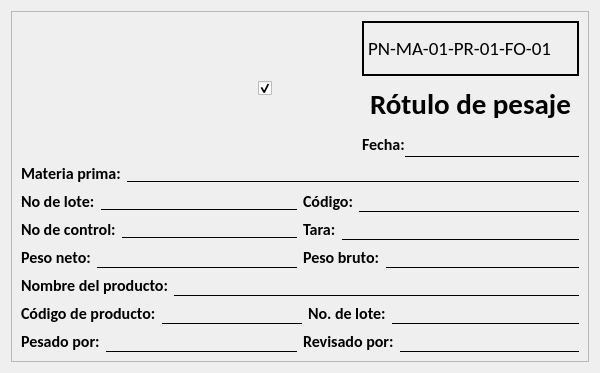
<?xml version="1.0" encoding="UTF-8"?>
<ui version="4.0">
 <class>Form</class>
 <widget class="QWidget" name="Form">
  <property name="geometry">
   <rect>
    <x>0</x>
    <y>0</y>
    <width>600</width>
    <height>373</height>
   </rect>
  </property>
  <property name="windowTitle">
   <string>Form</string>
  </property>
  <layout class="QVBoxLayout" name="verticalLayout_5">
   <item>
    <widget class="QFrame" name="frame">
     <property name="frameShape">
      <enum>QFrame::Shape::StyledPanel</enum>
     </property>
     <property name="frameShadow">
      <enum>QFrame::Shadow::Plain</enum>
     </property>
     <property name="lineWidth">
      <number>2</number>
     </property>
     <layout class="QVBoxLayout" name="verticalLayout">
      <item>
       <layout class="QVBoxLayout" name="centralwidget_6">
        <item>
         <layout class="QHBoxLayout" name="horizontalLayout_99">
          <item>
           <widget class="QLabel" name="imageRot_6">
            <property name="minimumSize">
             <size>
              <width>231</width>
              <height>81</height>
             </size>
            </property>
            <property name="maximumSize">
             <size>
              <width>231</width>
              <height>81</height>
             </size>
            </property>
            <property name="text">
             <string/>
            </property>
            <property name="pixmap">
             <pixmap>../../media/logo-byspro.png</pixmap>
            </property>
            <property name="scaledContents">
             <bool>true</bool>
            </property>
           </widget>
          </item>
          <item>
           <widget class="QCheckBox" name="checkSyncDate">
            <property name="cursor">
             <cursorShape>PointingHandCursor</cursorShape>
            </property>
            <property name="text">
             <string/>
            </property>
            <property name="checked">
             <bool>true</bool>
            </property>
           </widget>
          </item>
          <item>
           <spacer name="horizontalSpacer_6">
            <property name="orientation">
             <enum>Qt::Orientation::Horizontal</enum>
            </property>
            <property name="sizeHint" stdset="0">
             <size>
              <width>68</width>
              <height>20</height>
             </size>
            </property>
           </spacer>
          </item>
          <item>
           <layout class="QVBoxLayout" name="verticalLayout_7">
            <property name="spacing">
             <number>0</number>
            </property>
            <item>
             <widget class="QLabel" name="label_88">
              <property name="font">
               <font>
                <family>Calibri</family>
                <pointsize>14</pointsize>
               </font>
              </property>
              <property name="styleSheet">
               <string notr="true">border: 2px solid black; </string>
              </property>
              <property name="text">
               <string>PN-MA-01-PR-01-FO-01</string>
              </property>
             </widget>
            </item>
            <item>
             <widget class="QLabel" name="label_89">
              <property name="font">
               <font>
                <family>Calibri</family>
                <pointsize>22</pointsize>
                <bold>true</bold>
               </font>
              </property>
              <property name="text">
               <string>Rótulo de pesaje</string>
              </property>
              <property name="alignment">
               <set>Qt::AlignmentFlag::AlignCenter</set>
              </property>
             </widget>
            </item>
            <item>
             <layout class="QHBoxLayout" name="horizontalLayout_100">
              <item>
               <widget class="QLabel" name="label_90">
                <property name="font">
                 <font>
                  <family>Calibri</family>
                  <pointsize>12</pointsize>
                  <bold>true</bold>
                 </font>
                </property>
                <property name="text">
                 <string>Fecha:</string>
                </property>
               </widget>
              </item>
              <item>
               <widget class="QLineEdit" name="inputDate">
                <property name="font">
                 <font>
                  <pointsize>14</pointsize>
                 </font>
                </property>
                <property name="styleSheet">
                 <string notr="true">border: none;
border-bottom: 1px solid black; background-color: transparent;</string>
                </property>
                <property name="text">
                 <string/>
                </property>
                <property name="alignment">
                 <set>Qt::AlignmentFlag::AlignCenter</set>
                </property>
               </widget>
              </item>
             </layout>
            </item>
           </layout>
          </item>
         </layout>
        </item>
        <item>
         <layout class="QHBoxLayout" name="horizontalLayout_101">
          <item>
           <widget class="QLabel" name="label_91">
            <property name="font">
             <font>
              <family>Calibri</family>
              <pointsize>12</pointsize>
              <bold>true</bold>
             </font>
            </property>
            <property name="text">
             <string>Materia prima:</string>
            </property>
           </widget>
          </item>
          <item>
           <widget class="QLineEdit" name="inputMateriaPrima">
            <property name="font">
             <font>
              <pointsize>10</pointsize>
             </font>
            </property>
            <property name="styleSheet">
             <string notr="true">border: none;
border-bottom: 1px solid black; background-color: transparent;</string>
            </property>
            <property name="alignment">
             <set>Qt::AlignmentFlag::AlignCenter</set>
            </property>
           </widget>
          </item>
         </layout>
        </item>
        <item>
         <layout class="QHBoxLayout" name="horizontalLayout_102">
          <item>
           <layout class="QHBoxLayout" name="horizontalLayout_103">
            <item>
             <widget class="QLabel" name="label_92">
              <property name="font">
               <font>
                <family>Calibri</family>
                <pointsize>12</pointsize>
                <bold>true</bold>
               </font>
              </property>
              <property name="text">
               <string>No de lote:</string>
              </property>
             </widget>
            </item>
            <item>
             <widget class="QLineEdit" name="inputBatchMateriaPrima">
              <property name="font">
               <font>
                <pointsize>10</pointsize>
               </font>
              </property>
              <property name="styleSheet">
               <string notr="true">border: none;
border-bottom: 1px solid black; background-color: transparent;</string>
              </property>
              <property name="alignment">
               <set>Qt::AlignmentFlag::AlignCenter</set>
              </property>
             </widget>
            </item>
           </layout>
          </item>
          <item>
           <layout class="QHBoxLayout" name="horizontalLayout_104">
            <item>
             <widget class="QLabel" name="label_93">
              <property name="font">
               <font>
                <family>Calibri</family>
                <pointsize>12</pointsize>
                <bold>true</bold>
               </font>
              </property>
              <property name="text">
               <string>Código:</string>
              </property>
             </widget>
            </item>
            <item>
             <widget class="QLineEdit" name="inputCodeMateriaPrima">
              <property name="font">
               <font>
                <pointsize>12</pointsize>
               </font>
              </property>
              <property name="styleSheet">
               <string notr="true">border: none;
border-bottom: 1px solid black; background-color: transparent;</string>
              </property>
              <property name="alignment">
               <set>Qt::AlignmentFlag::AlignCenter</set>
              </property>
             </widget>
            </item>
           </layout>
          </item>
         </layout>
        </item>
        <item>
         <layout class="QHBoxLayout" name="horizontalLayout_105">
          <item>
           <layout class="QHBoxLayout" name="horizontalLayout_106">
            <item>
             <widget class="QLabel" name="label_94">
              <property name="font">
               <font>
                <family>Calibri</family>
                <pointsize>12</pointsize>
                <bold>true</bold>
               </font>
              </property>
              <property name="text">
               <string>No de control:</string>
              </property>
             </widget>
            </item>
            <item>
             <widget class="QLineEdit" name="inputNumControl">
              <property name="font">
               <font>
                <pointsize>10</pointsize>
               </font>
              </property>
              <property name="styleSheet">
               <string notr="true">border: none;
border-bottom: 1px solid black; background-color: transparent;</string>
              </property>
              <property name="alignment">
               <set>Qt::AlignmentFlag::AlignCenter</set>
              </property>
             </widget>
            </item>
           </layout>
          </item>
          <item>
           <layout class="QHBoxLayout" name="horizontalLayout_107">
            <property name="sizeConstraint">
             <enum>QLayout::SizeConstraint::SetDefaultConstraint</enum>
            </property>
            <property name="rightMargin">
             <number>0</number>
            </property>
            <item>
             <widget class="QLabel" name="label_95">
              <property name="font">
               <font>
                <family>Calibri</family>
                <pointsize>12</pointsize>
                <bold>true</bold>
               </font>
              </property>
              <property name="text">
               <string>Tara:</string>
              </property>
             </widget>
            </item>
            <item>
             <widget class="QLineEdit" name="inputTara">
              <property name="font">
               <font>
                <pointsize>12</pointsize>
               </font>
              </property>
              <property name="styleSheet">
               <string notr="true">border: none;
border-bottom: 1px solid black; background-color: transparent;</string>
              </property>
              <property name="alignment">
               <set>Qt::AlignmentFlag::AlignCenter</set>
              </property>
             </widget>
            </item>
           </layout>
          </item>
         </layout>
        </item>
        <item>
         <layout class="QHBoxLayout" name="horizontalLayout_108">
          <item>
           <layout class="QHBoxLayout" name="horizontalLayout_109">
            <item>
             <widget class="QLabel" name="label_96">
              <property name="font">
               <font>
                <family>Calibri</family>
                <pointsize>12</pointsize>
                <bold>true</bold>
               </font>
              </property>
              <property name="text">
               <string>Peso neto:</string>
              </property>
             </widget>
            </item>
            <item>
             <widget class="QLineEdit" name="inputPesoNeto">
              <property name="font">
               <font>
                <pointsize>12</pointsize>
               </font>
              </property>
              <property name="styleSheet">
               <string notr="true">border: none;
border-bottom: 1px solid black; background-color: transparent;</string>
              </property>
              <property name="alignment">
               <set>Qt::AlignmentFlag::AlignCenter</set>
              </property>
             </widget>
            </item>
           </layout>
          </item>
          <item>
           <layout class="QHBoxLayout" name="horizontalLayout_110">
            <item>
             <widget class="QLabel" name="label_97">
              <property name="font">
               <font>
                <family>Calibri</family>
                <pointsize>12</pointsize>
                <bold>true</bold>
               </font>
              </property>
              <property name="text">
               <string>Peso bruto:</string>
              </property>
             </widget>
            </item>
            <item>
             <widget class="QLineEdit" name="inputPesoBruto">
              <property name="font">
               <font>
                <pointsize>12</pointsize>
               </font>
              </property>
              <property name="styleSheet">
               <string notr="true">border: none;
border-bottom: 1px solid black; background-color: transparent;</string>
              </property>
              <property name="alignment">
               <set>Qt::AlignmentFlag::AlignCenter</set>
              </property>
             </widget>
            </item>
           </layout>
          </item>
         </layout>
        </item>
        <item>
         <layout class="QHBoxLayout" name="horizontalLayout_111">
          <item>
           <widget class="QLabel" name="label_98">
            <property name="font">
             <font>
              <family>Calibri</family>
              <pointsize>12</pointsize>
              <bold>true</bold>
             </font>
            </property>
            <property name="text">
             <string>Nombre del producto:</string>
            </property>
           </widget>
          </item>
          <item>
           <widget class="QLineEdit" name="inputName">
            <property name="font">
             <font>
              <pointsize>12</pointsize>
             </font>
            </property>
            <property name="styleSheet">
             <string notr="true">border: none;
border-bottom: 1px solid black; background-color: transparent;</string>
            </property>
            <property name="alignment">
             <set>Qt::AlignmentFlag::AlignCenter</set>
            </property>
           </widget>
          </item>
         </layout>
        </item>
        <item>
         <layout class="QHBoxLayout" name="horizontalLayout_112">
          <item>
           <layout class="QHBoxLayout" name="horizontalLayout_113">
            <item>
             <widget class="QLabel" name="label_99">
              <property name="font">
               <font>
                <family>Calibri</family>
                <pointsize>12</pointsize>
                <bold>true</bold>
               </font>
              </property>
              <property name="text">
               <string>Código de producto:</string>
              </property>
             </widget>
            </item>
            <item>
             <widget class="QLineEdit" name="inputCode">
              <property name="font">
               <font>
                <pointsize>12</pointsize>
               </font>
              </property>
              <property name="styleSheet">
               <string notr="true">border: none;
border-bottom: 1px solid black; background-color: transparent;</string>
              </property>
              <property name="alignment">
               <set>Qt::AlignmentFlag::AlignCenter</set>
              </property>
             </widget>
            </item>
           </layout>
          </item>
          <item>
           <layout class="QHBoxLayout" name="horizontalLayout_114">
            <item>
             <widget class="QLabel" name="label_100">
              <property name="font">
               <font>
                <family>Calibri</family>
                <pointsize>12</pointsize>
                <bold>true</bold>
               </font>
              </property>
              <property name="text">
               <string>No. de lote:</string>
              </property>
             </widget>
            </item>
            <item>
             <widget class="QLineEdit" name="inputBatch">
              <property name="font">
               <font>
                <pointsize>12</pointsize>
               </font>
              </property>
              <property name="styleSheet">
               <string notr="true">border: none;
border-bottom: 1px solid black; background-color: transparent;</string>
              </property>
              <property name="alignment">
               <set>Qt::AlignmentFlag::AlignCenter</set>
              </property>
             </widget>
            </item>
           </layout>
          </item>
         </layout>
        </item>
        <item>
         <layout class="QHBoxLayout" name="horizontalLayout_115">
          <item>
           <layout class="QHBoxLayout" name="horizontalLayout_116">
            <item>
             <widget class="QLabel" name="label_101">
              <property name="font">
               <font>
                <family>Calibri</family>
                <pointsize>12</pointsize>
                <bold>true</bold>
               </font>
              </property>
              <property name="text">
               <string>Pesado por:</string>
              </property>
             </widget>
            </item>
            <item>
             <widget class="QLineEdit" name="inputSignature">
              <property name="font">
               <font>
                <pointsize>12</pointsize>
               </font>
              </property>
              <property name="styleSheet">
               <string notr="true">border: none;
border-bottom: 1px solid black; background-color: transparent;</string>
              </property>
              <property name="alignment">
               <set>Qt::AlignmentFlag::AlignCenter</set>
              </property>
             </widget>
            </item>
           </layout>
          </item>
          <item>
           <layout class="QHBoxLayout" name="horizontalLayout_117">
            <item>
             <widget class="QLabel" name="label_102">
              <property name="font">
               <font>
                <family>Calibri</family>
                <pointsize>12</pointsize>
                <bold>true</bold>
               </font>
              </property>
              <property name="text">
               <string>Revisado por:</string>
              </property>
             </widget>
            </item>
            <item>
             <widget class="QLineEdit" name="lineEdit_50">
              <property name="font">
               <font>
                <pointsize>12</pointsize>
               </font>
              </property>
              <property name="styleSheet">
               <string notr="true">border: none;
border-bottom: 1px solid black; background-color: transparent;</string>
              </property>
              <property name="alignment">
               <set>Qt::AlignmentFlag::AlignCenter</set>
              </property>
             </widget>
            </item>
           </layout>
          </item>
         </layout>
        </item>
       </layout>
      </item>
     </layout>
    </widget>
   </item>
  </layout>
 </widget>
 <resources/>
 <connections/>
</ui>
